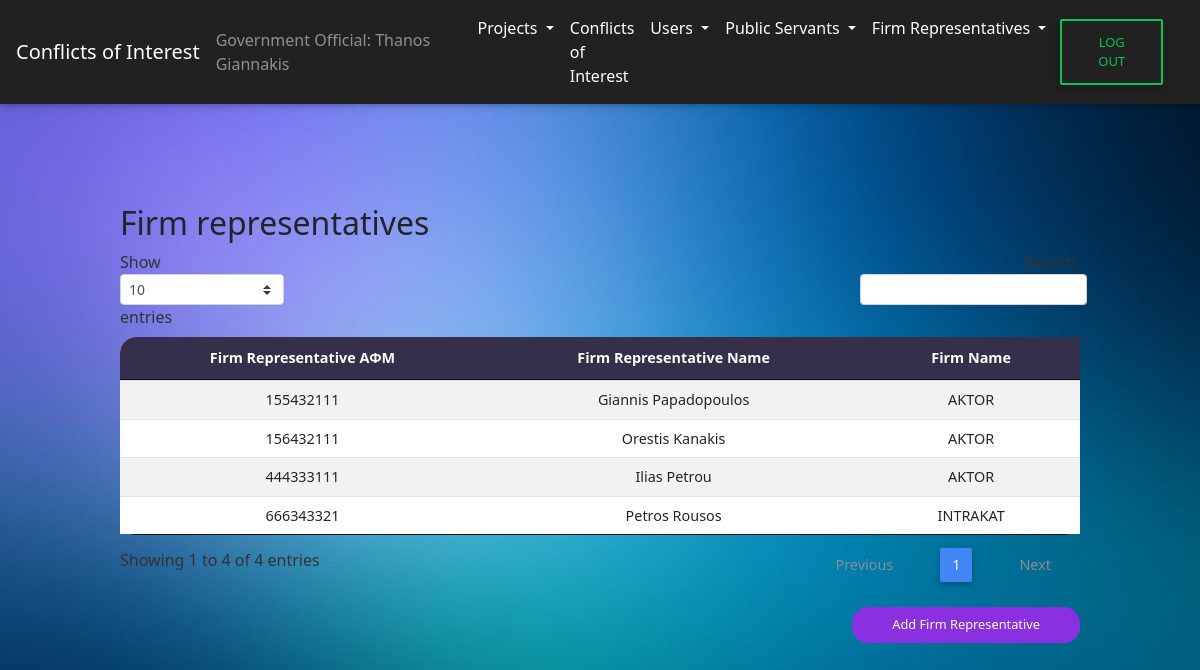
The page /CoI/view_firm_representatives_GO.php (signed in) on the database as committed earlier.
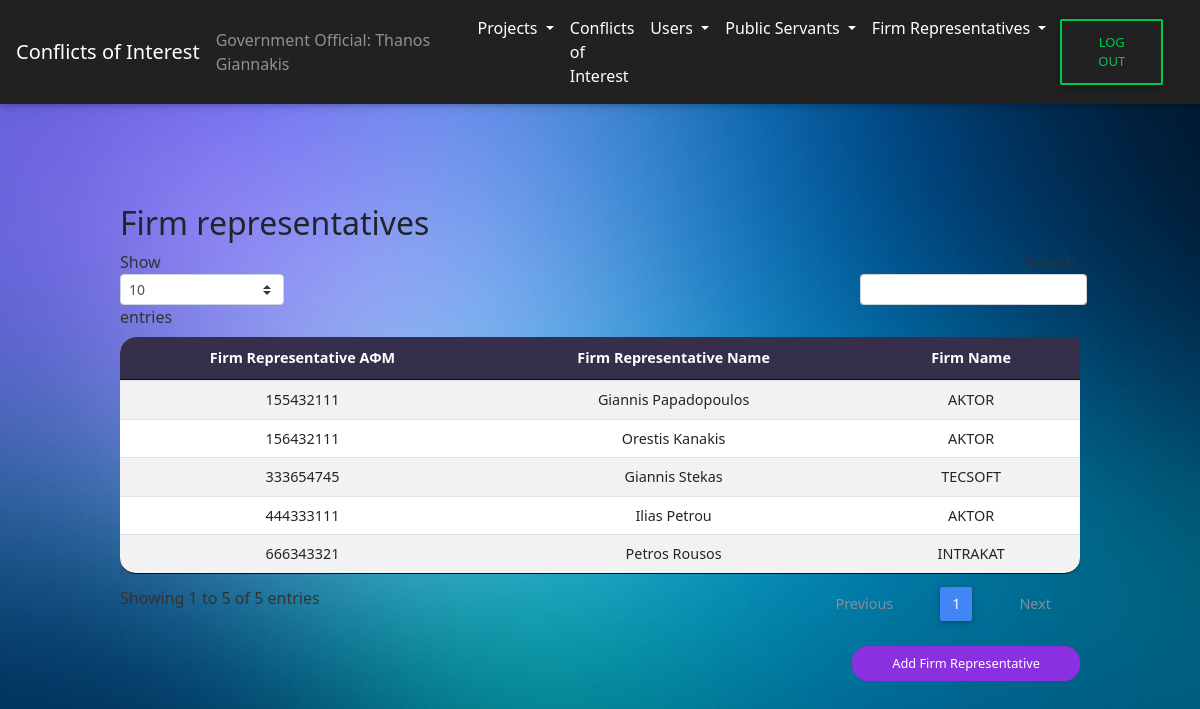
The same page on the database as committed later.
### tables this page shows
CREATE TABLE `firm_representatives` (
  `fr_AFM` int(9) NOT NULL,
  `firm_id` int(9) NOT NULL
);

CREATE TABLE `users` (
  `AFM` int(11) NOT NULL,
  `name` varchar(50) NOT NULL,
  `password` varchar(255) NOT NULL,
  `user_type` varchar(2) NOT NULL,
  `created_at` datetime DEFAULT current_timestamp()
);

CREATE TABLE `firms` (
  `firm_id` int(9) NOT NULL,
  `firm_name` varchar(50) NOT NULL
);

### CoI/view_firm_representatives_GO.php (the view, shortened to what this page needs)
<?php include('header.php');
include('navbar_GO.php')
?>
<div id="Public Servants">
    <div class="wrapper-table">
        <div class="page-header clearfix">
            <h2 class="pull-left">Firm representatives</h2>
        </div>
        <?php
        $sql = "SELECT * FROM firm_representatives INNER JOIN users ON users.AFM = firm_representatives.fr_AFM INNER JOIN firms ON firm_representatives.firm_id = firms.firm_id";
        if ($result = mysqli_query($conn, $sql)) {
            if (mysqli_num_rows($result) > 0) {
                echo  "<table id='firm_representatives' class='table table-striped table-sm project-table' cellspacing='0' width='100%'>";
                echo "<thead>";
                echo "<tr>";
                echo "<th class='th-sm' id ='th-first'>Firm Representative ΑΦΜ</th>";
                echo "<th class='th-sm'>Firm Representative Name</th>";
                echo "<th class='th-sm'>Firm Name</th>";
                echo "</tr>";
                echo "</thead>";
                echo "<tbody>";
                while ($row = mysqli_fetch_array($result)) {
                    echo "<tr>";
                    echo "<td>" . $row['fr_AFM'] . "</td>";
                    echo "<td>" . $row['name'] . "</td>";
                    echo "<td>" . $row['firm_name'] . "</td>";
                    echo "</tr>";
                }
                echo "</table>";
            } else {
                echo "<p class='lead'><em>No records were found.</em></p>";
            }
        } else {
            echo "ERROR: Could not able to execute $sql. " . mysqli_error($conn);
        }
        echo "<a href='add_firm_representative_GO.php' class='submit-button'>Add Firm Representative</a>";
        ?>
    </div>
</div>
</body>
<?php include('footer.php') ?>
</html>

Rows that differ between the two databases and show on the page:
added firm_representatives: fr_AFM "333654745", fr_AFM.name "Giannis Stekas", firm.firm_name "TECSOFT"
Other text that changed with them:
text written by a page script: "Show entries Showing 1 to 4 of 4 entries Previous 1 Next" → "Show entries Showing 1 to 5 of 5 entries Previous 1 Next"
